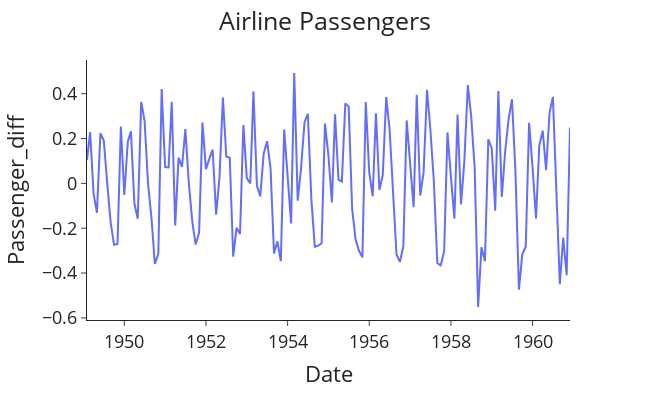

Notebook code cell kept with this figure:
### Code cell
#####################  # Import packages ############################ 


from scipy.stats import boxcox

# Make the data stationary
data['Passengers_Boxcox'], lam = boxcox(data['Passengers'])
data["Passenger_diff"] = data["Passengers_Boxcox"].diff()
data.dropna(inplace=True)

# Plot the stationary passenger data
plot_passenger_volumes(df=data, y='Passenger_diff')

### Figure 1 — Plotly figure (JSON) as saved in the notebook; plotly's stock layout.template omitted (floating-point values rounded to 4 significant figures; data arrays with more than 128 entries replaced by an {"elided": "..."} marker saying what was removed)
{"data": [{"hovertemplate": "Date=%{x}<br>Passenger_diff=%{y}<extra></extra>", "legendgroup": "", "line": {"color": "#636efa", "dash": "solid"}, "marker": {"symbol": "circle"}, "mode": "lines", "name": "", "orientation": "v", "showlegend": false, "type": "scatter", "x": {"elided": "143 str values"}, "xaxis": "x", "y": {"elided": "143 float values"}, "yaxis": "y"}], "layout": {"font": {"size": 18}, "height": 400, "legend": {"tracegroupgap": 0}, "margin": {"t": 60}, "title": {"text": "Airline Passengers", "x": 0.5}, "width": 650, "xaxis": {"anchor": "y", "domain": [0, 1], "title": {"text": "Date"}}, "yaxis": {"anchor": "x", "domain": [0, 1], "title": {"text": "Passenger_diff"}}}}
